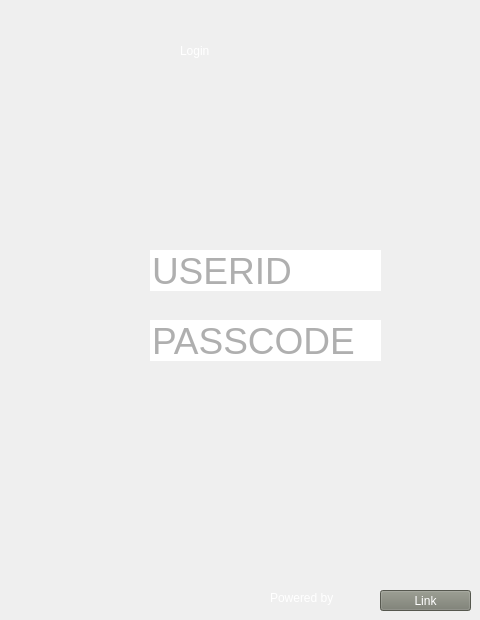
<?xml version="1.0" encoding="UTF-8"?>
<ui version="4.0">
 <class>Dialog</class>
 <widget class="QDialog" name="Dialog">
  <property name="geometry">
   <rect>
    <x>0</x>
    <y>0</y>
    <width>480</width>
    <height>620</height>
   </rect>
  </property>
  <property name="windowTitle">
   <string>CC</string>
  </property>
  <property name="windowIcon">
   <iconset>
    <normaloff>../../../../Downloads/99.png</normaloff>../../../../Downloads/99.png</iconset>
  </property>
  <property name="toolTip">
   <string>&lt;html&gt;&lt;head/&gt;&lt;body&gt;&lt;p&gt;&lt;img src=&quot;:/newPrefix/99.png&quot;/&gt;&lt;/p&gt;&lt;/body&gt;&lt;/html&gt;</string>
  </property>
  <property name="whatsThis">
   <string>&lt;html&gt;&lt;head/&gt;&lt;body&gt;&lt;p&gt;&lt;img src=&quot;:/newPrefix/99.png&quot;/&gt;&lt;/p&gt;&lt;/body&gt;&lt;/html&gt;</string>
  </property>
  <property name="styleSheet">
   <string notr="true"/>
  </property>
  <widget class="QLineEdit" name="userid">
   <property name="geometry">
    <rect>
     <x>150</x>
     <y>250</y>
     <width>231</width>
     <height>41</height>
    </rect>
   </property>
   <property name="toolTip">
    <string>&lt;html&gt;&lt;head/&gt;&lt;body&gt;&lt;p&gt;USERID&lt;/p&gt;&lt;/body&gt;&lt;/html&gt;</string>
   </property>
   <property name="autoFillBackground">
    <bool>false</bool>
   </property>
   <property name="styleSheet">
    <string notr="true">color:rgb(95, 95, 95); font-size:28pt;
font: 75 40pt &quot;TH Chakra Petch&quot;;</string>
   </property>
   <property name="frame">
    <bool>false</bool>
   </property>
   <property name="echoMode">
    <enum>QLineEdit::Normal</enum>
   </property>
   <property name="cursorPosition">
    <number>0</number>
   </property>
   <property name="dragEnabled">
    <bool>false</bool>
   </property>
   <property name="readOnly">
    <bool>false</bool>
   </property>
   <property name="placeholderText">
    <string>USERID</string>
   </property>
   <property name="clearButtonEnabled">
    <bool>false</bool>
   </property>
  </widget>
  <widget class="QLineEdit" name="passcode">
   <property name="geometry">
    <rect>
     <x>150</x>
     <y>320</y>
     <width>231</width>
     <height>41</height>
    </rect>
   </property>
   <property name="toolTip">
    <string>&lt;html&gt;&lt;head/&gt;&lt;body&gt;&lt;p&gt;Pass&lt;/p&gt;&lt;/body&gt;&lt;/html&gt;</string>
   </property>
   <property name="styleSheet">
    <string notr="true">color:rgb(95, 95, 95); font-size:28pt;
font: 75 35pt &quot;TH Chakra Petch&quot;;
</string>
   </property>
   <property name="text">
    <string/>
   </property>
   <property name="frame">
    <bool>false</bool>
   </property>
   <property name="echoMode">
    <enum>QLineEdit::Password</enum>
   </property>
   <property name="dragEnabled">
    <bool>false</bool>
   </property>
   <property name="readOnly">
    <bool>false</bool>
   </property>
   <property name="placeholderText">
    <string>PASSCODE</string>
   </property>
   <property name="clearButtonEnabled">
    <bool>false</bool>
   </property>
  </widget>
  <widget class="QPushButton" name="homebutton">
   <property name="geometry">
    <rect>
     <x>100</x>
     <y>390</y>
     <width>271</width>
     <height>41</height>
    </rect>
   </property>
   <property name="autoFillBackground">
    <bool>false</bool>
   </property>
   <property name="styleSheet">
    <string notr="true">font: 75 40pt &quot;TH Chakra Petch&quot;;</string>
   </property>
   <property name="text">
    <string/>
   </property>
   <property name="flat">
    <bool>true</bool>
   </property>
  </widget>
  <widget class="QLabel" name="label">
   <property name="geometry">
    <rect>
     <x>180</x>
     <y>20</y>
     <width>111</width>
     <height>61</height>
    </rect>
   </property>
   <property name="autoFillBackground">
    <bool>false</bool>
   </property>
   <property name="styleSheet">
    <string notr="true">color:rgb(255, 255, 255); font-size:pt;

font: 75 50pt &quot;TH Chakra Petch&quot;;</string>
   </property>
   <property name="text">
    <string>Login</string>
   </property>
  </widget>
  <widget class="QPushButton" name="Link">
   <property name="geometry">
    <rect>
     <x>380</x>
     <y>590</y>
     <width>91</width>
     <height>21</height>
    </rect>
   </property>
   <property name="styleSheet">
    <string notr="true">color:rgb(255, 255, 255);
background-color: rgb(120, 123, 111);
font: 75 20pt &quot;TH Chakra Petch&quot;;</string>
   </property>
   <property name="text">
    <string>Link</string>
   </property>
  </widget>
  <widget class="QLabel" name="label_5">
   <property name="geometry">
    <rect>
     <x>270</x>
     <y>590</y>
     <width>101</width>
     <height>16</height>
    </rect>
   </property>
   <property name="styleSheet">
    <string notr="true">color: rgb(255, 255, 255);
font: 75 20pt &quot;TH Chakra Petch&quot;;</string>
   </property>
   <property name="text">
    <string>Powered by</string>
   </property>
  </widget>
  <widget class="QLabel" name="label_4">
   <property name="geometry">
    <rect>
     <x>-70</x>
     <y>-10</y>
     <width>621</width>
     <height>701</height>
    </rect>
   </property>
   <property name="text">
    <string/>
   </property>
   <property name="pixmap">
    <pixmap>logo.png</pixmap>
   </property>
   <property name="scaledContents">
    <bool>true</bool>
   </property>
  </widget>
  <zorder>label_4</zorder>
  <zorder>label</zorder>
  <zorder>passcode</zorder>
  <zorder>userid</zorder>
  <zorder>homebutton</zorder>
  <zorder>Link</zorder>
  <zorder>label_5</zorder>
 </widget>
 <tabstops>
  <tabstop>homebutton</tabstop>
  <tabstop>userid</tabstop>
  <tabstop>passcode</tabstop>
 </tabstops>
 <resources>
  <include location="io.qrc"/>
 </resources>
 <connections/>
</ui>
